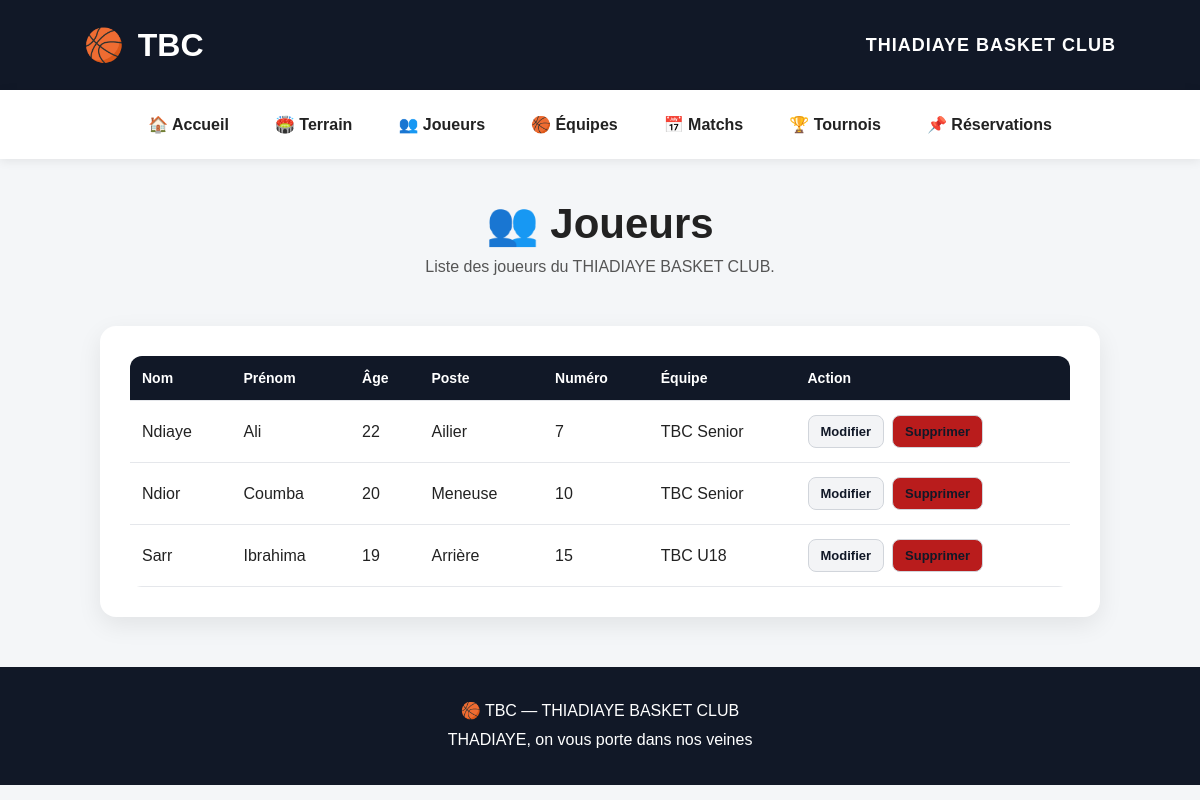
Screenshot of /joueurs with the database file from the repository.
### tables this page shows
CREATE TABLE joueurs (
            id INTEGER PRIMARY KEY AUTOINCREMENT,
            nom TEXT NOT NULL,
            prenom TEXT NOT NULL,
            age INTEGER,
            poste TEXT,
            numero INTEGER,
            equipe TEXT
        );

### app.py (the view, shortened to what this page needs)
@app.route("/joueurs", methods=["GET", "POST"])
def joueurs():
    connection = get_connection()
    joueurs = connection.execute("SELECT * FROM joueurs ORDER BY nom, prenom").fetchall()
    connection.close()
    return render_template("joueurs.html", joueurs=joueurs)

### database.py (called while the page is built)
def get_connection():
    os.makedirs(DATABASE_FOLDER, exist_ok=True)
    connection = sqlite3.connect(DATABASE_FILE)
    connection.row_factory = sqlite3.Row
    return connection

### templates/joueurs.html (shortened to what this page needs)
{% extends "base.html" %}
{% block content %}
<section class="page-header">
    <h1>👥 Joueurs</h1>
    <p>Liste des joueurs du THIADIAYE BASKET CLUB.</p>
</section>
<section class="card-panel">
    {% if joueurs %}
    <table class="data-table">
        <thead>
            <tr>
                <th>Nom</th>
                <th>Prénom</th>
                <th>Âge</th>
                <th>Poste</th>
                <th>Numéro</th>
                <th>Équipe</th>
                <th>Action</th>
            </tr>
        </thead>
        <tbody>
            {% for joueur in joueurs %}
            <tr>
                <td>{{ joueur.nom }}</td>
                <td>{{ joueur.prenom }}</td>
                <td>{{ joueur.age or '—' }}</td>
                <td>{{ joueur.poste or '—' }}</td>
                <td>{{ joueur.numero or '—' }}</td>
                <td>{{ joueur.equipe or '—' }}</td>
                <td>
                    <div class="action-group">
                        <a href="{{ url_for('modifier_joueur', id=joueur.id) }}" class="small-btn">Modifier</a>
                        <form action="{{ url_for('supprimer_joueur', id=joueur.id) }}" method="post">
                            <button type="submit" class="danger-btn small-btn">Supprimer</button>
                        </form>
                    </div>
                </td>
            </tr>
            {% endfor %}
        </tbody>
    </table>
    {% else %}
    <p>Aucun joueur enregistré pour le moment.</p>
    {% endif %}
</section>
{% endblock %}

### templates/base.html (shortened to what this page needs)
<!DOCTYPE html>
<html lang="fr">
<head>
    <link rel="stylesheet" href="{{ url_for('static', filename='style.css') }}">
</head>
<body>
    <header class="header">
        <div class="logo">
            🏀 <span>TBC</span>
        </div>
        <div class="club-name">
            THIADIAYE BASKET CLUB
        </div>
    </header>
    <nav class="navbar">
        <a href="/">🏠 Accueil</a>
        <a href="/terrain">🏟️ Terrain</a>
        <a href="/joueurs">👥 Joueurs</a>
        <a href="/equipes">🏀 Équipes</a>
        <a href="/matchs">📅 Matchs</a>
        <a href="/tournois">🏆 Tournois</a>
        <a href="/reservations">📌 Réservations</a>
    </nav>
    <main class="container">
        {% block content %}
        {% endblock %}
    </main>
    <footer>
        <p>
            🏀 TBC — THIADIAYE BASKET CLUB
        </p>
        <p>
            THADIAYE, on vous porte dans nos veines
        </p>
    </footer>
</body>
</html>

### static/style.css (style rules this page uses)
* { margin: 0; padding: 0; box-sizing: border-box; }
body { font-family: Arial, Helvetica, sans-serif; background: #f4f6f8; color: #222; }
.header { background: #111827; color: white; min-height: 90px; display: flex; align-items: center; justify-content: space-between; padding: 0 7%; }
.logo { font-size: 32px; font-weight: bold; }
.logo span { margin-left: 5px; }
.club-name { font-size: 18px; font-weight: bold; letter-spacing: 1px; }
.navbar { background: white; display: flex; justify-content: center; gap: 10px; padding: 15px; box-shadow: 0 2px 10px rgba(0,0,0,0.08); }
.navbar a { text-decoration: none; color: #222; font-weight: bold; padding: 10px 18px; border-radius: 8px; transition: 0.3s; }
.container { width: 90%; max-width: 1200px; margin: auto; }
footer { background: #111827; color: white; text-align: center; padding: 30px; margin-top: 50px; line-height: 1.8; }
.page-header { text-align: center; padding: 40px 20px 20px; }
.page-header h1 { font-size: 42px; margin-bottom: 10px; }
.page-header p { color: #555; font-size: 16px; }
.info-box, .card-panel { background: white; border-radius: 16px; box-shadow: 0 8px 25px rgba(0,0,0,0.08); padding: 30px; margin: 30px auto; max-width: 1000px; }
.form-submit button, button { background: #111827; color: white; border: none; cursor: pointer; transition: 0.2s ease; }
.danger-btn { background: #b91c1c !important; }
.action-group { display: flex; gap: 8px; align-items: center; flex-wrap: wrap; }
.small-btn { display: inline-block; text-decoration: none; padding: 8px 12px; border-radius: 8px; border: 1px solid #d1d5db; background: #f3f4f6; color: #111827; font-size: 13px; font-weight: bold; cursor: pointer; }
.data-table { width: 100%; border-collapse: collapse; background: #fff; border-radius: 12px; overflow: hidden; }
.data-table th, .data-table td { padding: 14px 12px; text-align: left; border-bottom: 1px solid #e5e7eb; }
.data-table th { background: #111827; color: white; font-size: 14px; }

### rows the page displays
joueurs: nom "Ndiaye", prenom "Ali", age "22", poste "Ailier", numero "7", equipe "TBC Senior"
joueurs: nom "Ndior", prenom "Coumba", age "20", poste "Meneuse", numero "10", equipe "TBC Senior"
joueurs: nom "Sarr", prenom "Ibrahima", age "19", poste "Arrière", numero "15", equipe "TBC U18"
